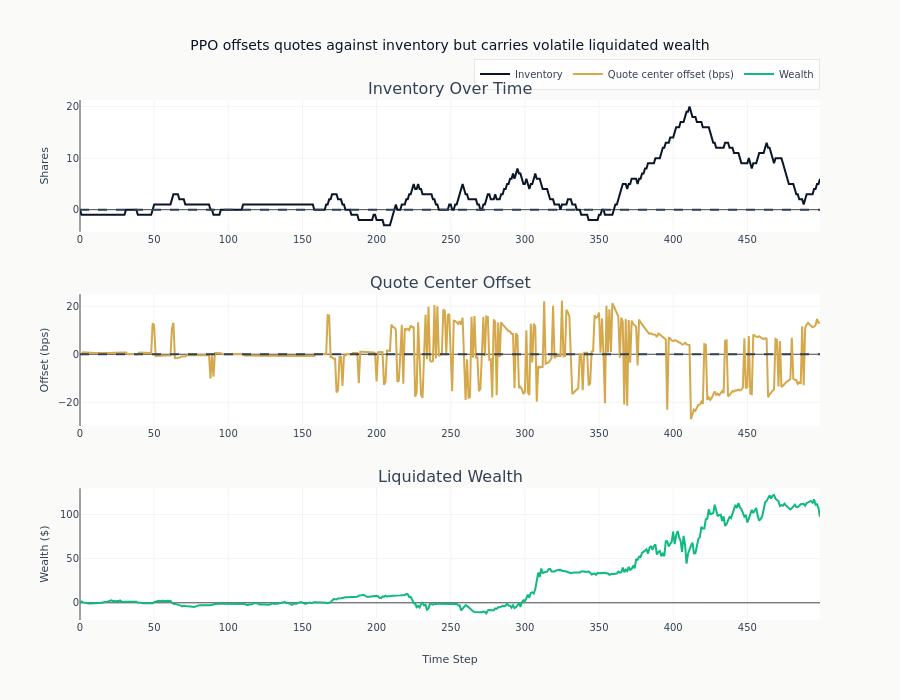

Notebook source saved alongside this figure:
### Markdown cell above
The shared layout makes the inventory, quote response, and terminal-wealth
panels comparable on one time axis.

### Code cell
fig.update_layout(
    title="PPO offsets quotes against inventory but carries volatile liquidated wealth",
    height=700,
    showlegend=True,
    legend=dict(orientation="h", yanchor="bottom", y=1.02, xanchor="right", x=1),
)

fig.update_yaxes(title_text="Shares", row=1, col=1)
fig.update_yaxes(title_text="Offset (bps)", row=2, col=1)
fig.update_yaxes(title_text="Wealth ($)", row=3, col=1)
fig.update_xaxes(title_text="Time Step", row=3, col=1)

fig.show()

### Figure 1 — Plotly figure (JSON) as saved in the notebook; plotly's stock layout.template omitted (floating-point values rounded to 4 significant figures; data arrays with more than 128 entries replaced by an {"elided": "..."} marker saying what was removed)
{"data": [{"line": {"color": "#0a1628"}, "name": "Inventory", "type": "scatter", "x": {"elided": "500 int values"}, "xaxis": "x", "y": {"elided": "500 int values"}, "yaxis": "y"}, {"line": {"color": "#D4A84B"}, "name": "Quote center offset (bps)", "type": "scatter", "x": {"elided": "500 int values"}, "xaxis": "x2", "y": {"elided": "500 float values"}, "yaxis": "y2"}, {"line": {"color": "#10b981"}, "name": "Wealth", "type": "scatter", "x": {"elided": "500 int values"}, "xaxis": "x3", "y": {"elided": "500 float values"}, "yaxis": "y3"}], "layout": {"annotations": [{"font": {"size": 16}, "showarrow": false, "text": "Inventory Over Time", "x": 0.5, "xanchor": "center", "xref": "paper", "y": 1.0, "yanchor": "bottom", "yref": "paper"}, {"font": {"size": 16}, "showarrow": false, "text": "Quote Center Offset", "x": 0.5, "xanchor": "center", "xref": "paper", "y": 0.6267, "yanchor": "bottom", "yref": "paper"}, {"font": {"size": 16}, "showarrow": false, "text": "Liquidated Wealth", "x": 0.5, "xanchor": "center", "xref": "paper", "y": 0.2533, "yanchor": "bottom", "yref": "paper"}], "height": 700, "legend": {"orientation": "h", "x": 1, "xanchor": "right", "y": 1.02, "yanchor": "bottom"}, "shapes": [{"line": {"color": "#334155", "dash": "dash"}, "type": "line", "x0": 0, "x1": 1, "xref": "x domain", "y0": 0, "y1": 0, "yref": "y"}, {"line": {"color": "#334155", "dash": "dash"}, "type": "line", "x0": 0, "x1": 1, "xref": "x2 domain", "y0": 0, "y1": 0, "yref": "y2"}], "showlegend": true, "title": {"text": "PPO offsets quotes against inventory but carries volatile liquidated wealth"}, "xaxis": {"anchor": "y", "domain": [0.0, 1.0]}, "xaxis2": {"anchor": "y2", "domain": [0.0, 1.0]}, "xaxis3": {"anchor": "y3", "domain": [0.0, 1.0], "title": {"text": "Time Step"}}, "yaxis": {"anchor": "x", "domain": [0.7467, 1.0], "title": {"text": "Shares"}}, "yaxis2": {"anchor": "x2", "domain": [0.3733, 0.6267], "title": {"text": "Offset (bps)"}}, "yaxis3": {"anchor": "x3", "domain": [0.0, 0.2533], "title": {"text": "Wealth ($)"}}}}
